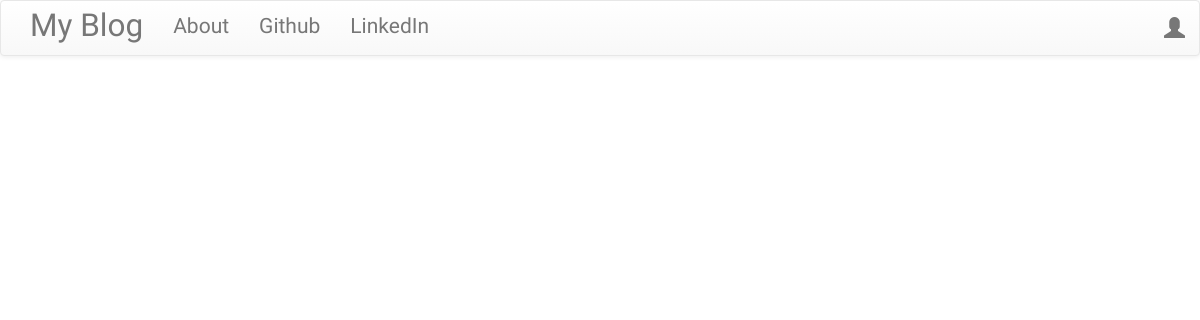
The app's page /, older data.
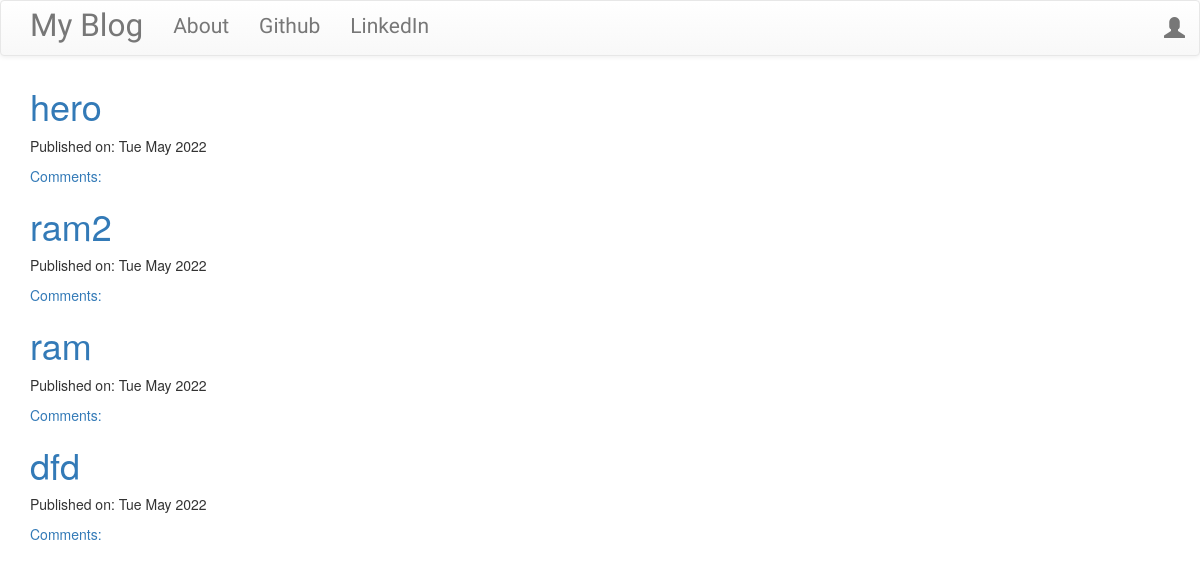
The same page, newer data.
### blog/models.py (models this page shows, shortened)
class Post(models.Model):
    author = models.ForeignKey(
        'auth.User', on_delete=models.SET_NULL, null=True)
    title = models.CharField(max_length=200)
    text = models.TextField()
    create_date = models.DateTimeField(default=timezone.now())
    published_date = models.DateTimeField(blank=True, null=True)

### blog/views.py (the view)
# urls.py: path('', views.PostListView.as_view(), name='post_list'),
class PostListView(ListView):
    model = Post
    def get_queryset(self):
        return Post.objects.filter(published_date__lte=timezone.now()).order_by('-published_date')

### blog/templates/blog/post_list.html
{% extends 'blog/base.html' %} {% block content %}
<div class="centerstage">
  {% for post in post_list %}
  <div class="post">
    <h1><a href="{% url 'post_detail' pk=post.pk %}">{{ post.title }}</a></h1>
    <div class="date">
      <p>Published on: {{ post.published_date|date:"D M Y"}}</p>
    </div>
    <a href="{% url 'post_detail' pk=post.pk %}"
      >Comments: {{post.approved_comment.count}}</a
    >
  </div>
  {% endfor %}
</div>
{% endblock %}

### blog/templates/blog/base.html (shortened to what this page needs)
<!DOCTYPE html>
{% load static %}
<html lang="en">
  <head>
        <link rel="stylesheet" href="https://maxcdn.bootstrapcdn.com/bootstrap/3.3.7/css/bootstrap.min.css">
        <link rel="stylesheet" href="https://maxcdn.bootstrapcdn.com/bootstrap/3.3.7/css/bootstrap-theme.min.css">
        <link rel="stylesheet" href="//cdn.jsdelivr.net/medium-editor/latest/css/medium-editor.min.css" type="text/css" media="screen" charset="utf-8">
        <link rel="stylesheet" href="{% static 'css/blog.css' %}">
  </head>
  <body class="loader">
    <nav class="navbar navbar-default techfont custom-navbar">
      <div class="container">
        <ul class="nav navbar-nav">
          <li><a class="navbar-brand bigbrand" href="{% url 'post_list' %}">My Blog</a></li>
          <li><a href="{% url 'about' %}">About</a></li>
          <li><a href="https://www.github.com">Github</a></li>
          <li><a href="https://www.linkedin.com">LinkedIn</a></li>
        </ul class="nav navbar-nav navbar-right">
        <ul class="nav navbar-nav navbar-right">
          {% if user.is_authenticated %}
          <li> <a href="{% url 'post_new' %}">New Post</a></li>
          <li> <a href="{% url 'post_draft_list' %}">Draft</a></li>
          <li> <a href="{% url 'logout' %}">Log Out</a></li>
          <li><a href=""> Welcome: {{ user.username }}</a></li>
          {% else %}
          <li><a class="nav navbar-right" href="{% url 'login' %}"> <span class='glyphicon glyphicon-user'></span> </a></li>
          {% endif %}
        </ul>
      </div>
    </nav>
    <div class="content container">
      <div class="row">
        <div class="col-md-8">
          {% block content %}
          {% endblock  %}
        </div>
      </div>
    </div>
  </body>
</html>

### blog/static/css/blog.css (style rules this page uses)
.techfont { font-family: 'Russo One', sans-serif; font-size: 1.5em; margin-bottom: 10px; }
.centerstage { margin-left: auto; margin-right: auto; }
.bigbrand { font-size: 1.5em; }
.loader { filter: hue-rotate(0deg); color: linear-gradient(45deg, #0f8, #08f); animation: hue 5000ms infinite linear; }

Row changes from the older to the newer data that the page shows:
added Post: title "hero", published_date "Tue May 2022"
added Post: title "ram2", published_date "Tue May 2022"
added Post: title "ram", published_date "Tue May 2022"
added Post: title "dfd", published_date "Tue May 2022"
